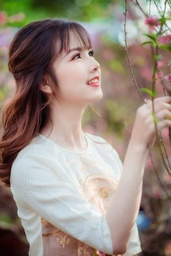
#> input picture lab3/g2.jpg, 171 x 256 px, shrunk from 387 x 580 before the run
$ python full.py
#> lines starting #> are read from the running program, lines starting #| are printed output that depends on the picture
import cv2
import numpy as np
import matplotlib.pyplot as plt
from math import sqrt,exp

def distance(point1,point2):
    return sqrt((point1[0]-point2[0])**2 + (point1[1]-point2[1])**2)

def idealFilterLP(D0,imgShape):
    base = np.zeros(imgShape[:2])
    rows, cols = imgShape[:2]
    center = (rows/2,cols/2)
    for x in range(cols):
        for y in range(rows):
            if distance((y,x),center) < D0:
                base[y,x] = 1
    return base

def idealFilterHP(D0,imgShape):
    base = np.ones(imgShape[:2])
    rows, cols = imgShape[:2]
    center = (rows/2,cols/2)
    for x in range(cols):
        for y in range(rows):
            if distance((y,x),center) < D0:
                base[y,x] = 0
    return base

def butterworthLP(D0,imgShape,n):
    base = np.zeros(imgShape[:2])
    rows, cols = imgShape[:2]
    center = (rows/2,cols/2)
    for x in range(cols):
        for y in range(rows):
            base[y,x] = 1/(1+(distance((y,x),center)/D0)**(2*n))
    return base

def butterworthHP(D0,imgShape,n):
    base = np.zeros(imgShape[:2])
    rows, cols = imgShape[:2]
    center = (rows/2,cols/2)
    for x in range(cols):
        for y in range(rows):
            base[y,x] = 1-1/(1+(distance((y,x),center)/D0)**(2*n))
    return base

def gaussianLP(D0,imgShape):
    base = np.zeros(imgShape[:2])
    rows, cols = imgShape[:2]
    center = (rows/2,cols/2)
    for x in range(cols):
        for y in range(rows):
            base[y,x] = exp(((-distance((y,x),center)**2)/(2*(D0**2))))
    return base

def gaussianHP(D0,imgShape):
    base = np.zeros(imgShape[:2])
    rows, cols = imgShape[:2]
    center = (rows/2,cols/2)
    for x in range(cols):
        for y in range(rows):
            base[y,x] = 1 - exp(((-distance((y,x),center)**2)/(2*(D0**2))))
    return base

img = cv2.imread("g2.jpg", 0)
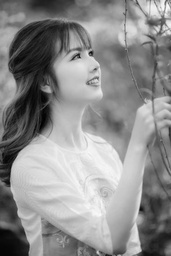
#> img: shape (256, 171); min 0, max 250, mean 140.6
original = np.fft.fft2(img)
center = np.fft.fftshift(original)

plt.figure(figsize=(6.4*5, 4.8*5), constrained_layout=False)

plt.subplot(131), plt.imshow(img, "gray"), plt.title("Original Image")

LowPassCenter = center * gaussianLP(50,img.shape)
LowPass = np.fft.ifftshift(LowPassCenter)
inverse_LowPass = np.fft.ifft2(LowPass)
plt.subplot(132), plt.imshow(np.abs(inverse_LowPass), "gray"), plt.title("Gaussian Low Pass")

HighPassCenter = center * gaussianHP(50,img.shape)
HighPass = np.fft.ifftshift(HighPassCenter)
inverse_HighPass = np.fft.ifft2(HighPass)
plt.subplot(133), plt.imshow(np.abs(inverse_HighPass), "gray"), plt.title("Gaussian High Pass")

plt.show()
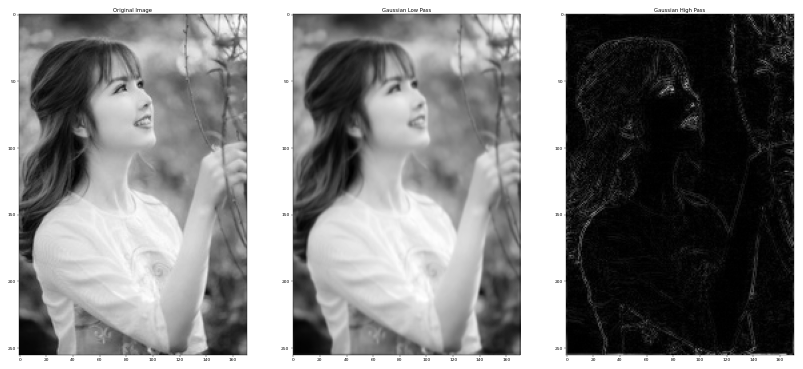
#> figure drawn by matplotlib, 3 panels
